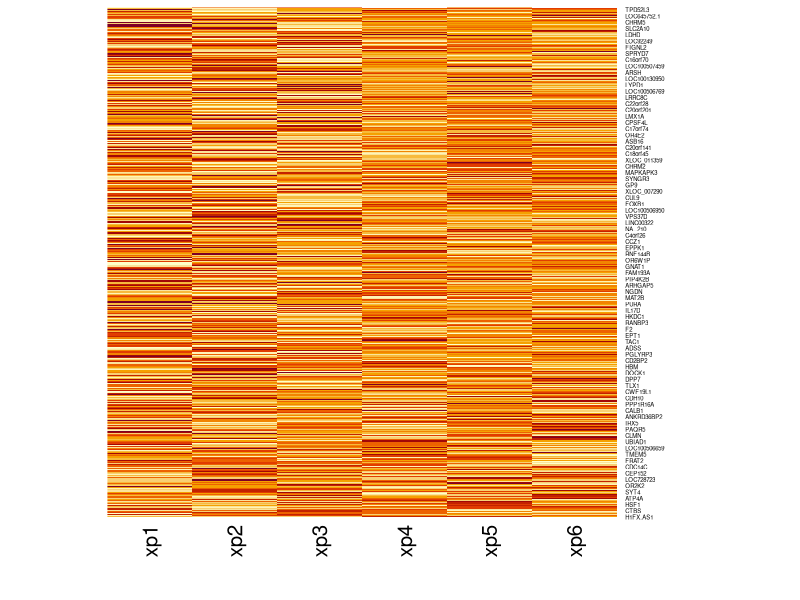

The R source for this figure:
library(readr)
xp1 <- read_delim("expression/8_dmso_vs_8_rot50_12.tsv", 
                  delim = "\t", escape_double = FALSE, 
                  trim_ws = TRUE)
xp2 <- read_delim("expression/8_dmso_vs_8_rot50_24.tsv", 
                  delim = "\t", escape_double = FALSE, 
                  trim_ws = TRUE)
xp3 <- read_delim("expression/8_dmso_vs_8_rot100_24.tsv", 
                  delim = "\t", escape_double = FALSE, 
                  trim_ws = TRUE)
xp4 <- read_delim("expression/15_dmso_vs_15_rot50_12.tsv", 
                  delim = "\t", escape_double = FALSE, 
                  trim_ws = TRUE)
xp5<- read_delim("expression/15_dmso_vs_15_rot50_24.tsv", 
                 delim = "\t", escape_double = FALSE, 
                 trim_ws = TRUE)
xp6 <- read_delim("expression/15_dmso_vs_15_rot100_24.tsv", 
                  delim = "\t", escape_double = FALSE, 
                  trim_ws = TRUE)
  #Loading GEO2R data sets

install.packages("gdata")
library(gdata)
  #gdata has the cbindX function, allowing cbind with differing number of rows (rows are extended and filled with NA)
df <- cbindX( xp1[,"GENE_SYMBOL"],xp1[,"logFC"], xp2[,"logFC"], xp3[,"logFC"], xp4[,"logFC"], xp5[,"logFC"], xp6[,"logFC"])
colnames(df) <- c("Gene symbol", "xp1", "xp2", "xp3", "xp4", "xp5", "xp6")
  #Creating a df containing gene symbols and the logFC of all samples

rownames(df) <- make.names(df[,1], unique = TRUE)
xpmatrix <- as.matrix(df[2:7])
  #Heatmap functions require matrix input, the previous 2 lines convert the df to a matrix with the gene names as row names
heatmap(xpmatrix, Rowv=NA, Colv=NA)
